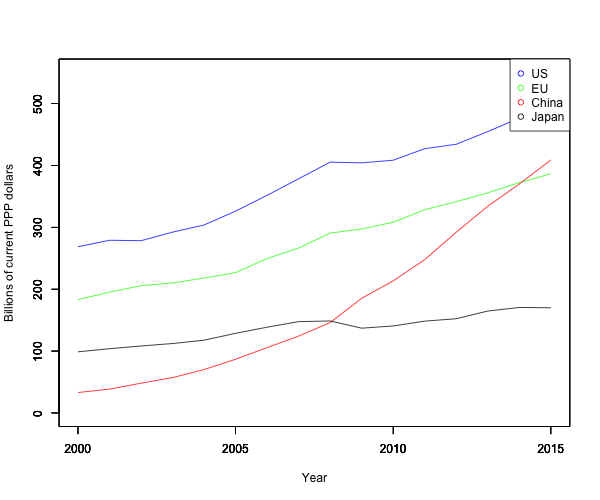

R code for this plot:

#dev.copy2eps(file="RD2.eps", width = 600, height = 500)
png("RD2.png", width = 600, height = 500) 
XLIM<-c(2000,2015)
YLIM<-c(0,550)
data <- read.csv("RD2.csv",header=F)
plot(data.frame(data[1],data[2]),xlim=XLIM,ylim=YLIM,xlab="Year",ylab="Billions of current PPP dollars",type="l",col="blue",cex=3)
par(new=TRUE) #
plot(data.frame(data[1],data[3]),xlim=XLIM,ylim=YLIM,xlab="",ylab="",type="l",col="green",cex=3)
par(new=TRUE) #
plot(data.frame(data[1],data[4]),xlim=XLIM,ylim=YLIM,xlab="",ylab="",type="l",col="red",cex=3)
par(new=TRUE) #
plot(data.frame(data[1],data[5]),xlim=XLIM,ylim=YLIM,xlab="",ylab="",type="l",col="black",cex=3)
par(new=TRUE) #
legend("topright", col=c("blue","green","red","black"), legend=c("US","EU","China","Japan"),pch=c(1,1))
par(new=TRUE) #
dev.off()  

#cd Documents/GitManagedProjects-Kagawalab/研究/抵抗測定/